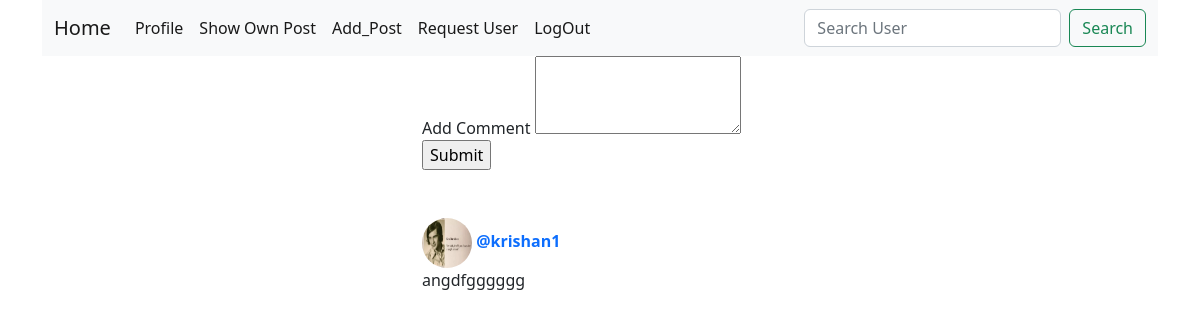
Page /post/show_comments/16/ (signed in) on the earlier database version.
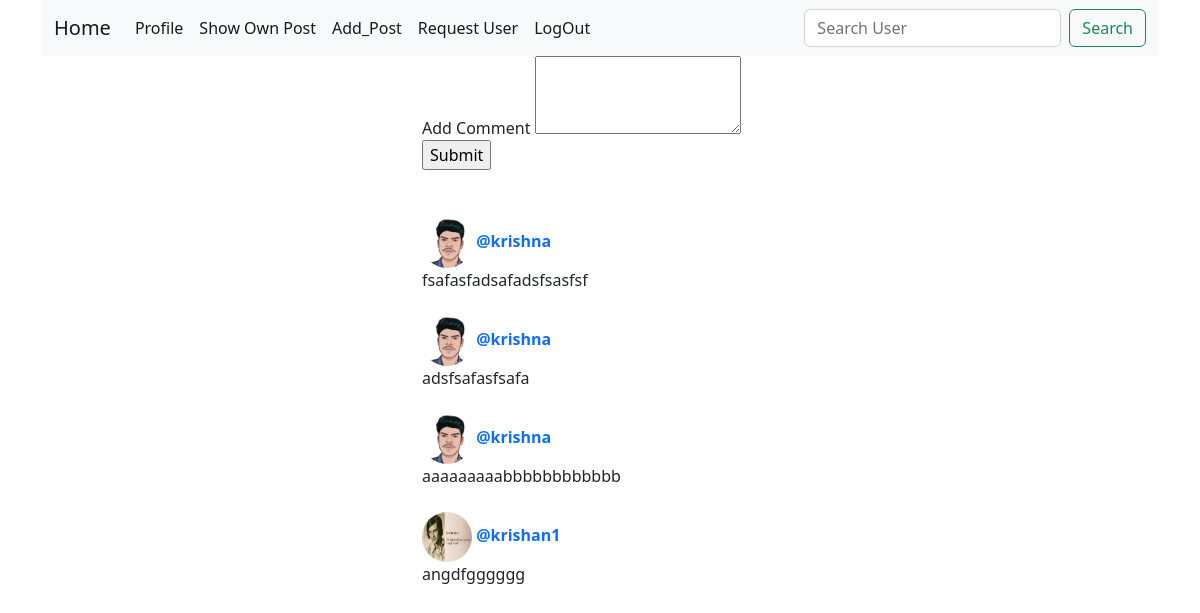
Same page on the later database version.
### post/models.py (models this page shows, shortened)
class Comment(models.Model):
    post = models.ForeignKey(Post, on_delete=models.CASCADE, related_name ='comment_user')
    comment = models.CharField(max_length=400)
    comment_user = models.ForeignKey(User, on_delete=models.CASCADE)
    comment_date = models.DateTimeField(auto_now_add=True)
    Comments = models.Manager()
    class Meta:
      ordering = ['-comment_date']

### user/models.py (models this page shows, shortened)
class User(AbstractBaseUser):
    email = models.EmailField(
        verbose_name='email address',
        max_length=255,
        unique=True,
    )
    name = models.CharField(max_length=50)
    user_name = models.CharField(max_length=50)
    user_about = models.CharField(max_length=200, null=True, blank=True)
    image = models.ImageField( default='default.png'   ,upload_to='image/profile/'+ str(datetime.datetime.now()).replace(' ', '-') )
    is_active = models.BooleanField(default=True)
    is_admin = models.BooleanField(default=False)
    objects = CustomUserManager()
    USERNAME_FIELD = 'email'
    REQUIRED_FIELDS = ['name', 'user_name']

### post/views.py (the view, shortened to what this page needs)
# urls.py: path('show_comments/<int:post_id>/', views.CommentView.as_view(), name='show_comments' ),
class CommentView(LoginRequiredMixin, View):
        login_url = 'sign_in'
        def get(self,request, post_id):
            post_instance = Post.Posts.get(id=post_id)
            comment_query_set = Comment.Comments.filter(post=post_instance)
            data = {'comment_query_set': comment_query_set, 'post_id' : post_id, }
            return render(request, 'post/show_comments.html', context=data)

### post/templates/post/show_comments.html (shortened to what this page needs)
{% extends 'base.html'%}
{% load static %}
{% block css  %}
   {{ block.super }}
   <link rel="stylesheet"  href="{% static 'user/css/custom.css' %}" type="text/css" />
{% endblock css %}
{% block content %}
<div class=row>
            <div class=col-md-4> </div>
            <div class=col-md-4>
   <form action="{% url 'show_comments' post_id %}", method="POST"  novalidate  >
                <label> Add Comment </label>
                 <textarea name="comment" id="" cols="20" rows="3" placeholder="Add Comment"> </textarea> <br>
                <input type="submit" value="Submit">
               </form> <br> <br>
               {% if comment_query_set %}
                   {% for comment_instance in comment_query_set %}
                      <div>
                        <b>
                                <a href="{% url  'show_user_profile' comment_instance.comment_user.user_name %}" style="text-decoration: none" >
                                  {% if  comment_instance.comment_user.image %}
                                          <img src=" {{ comment_instance.comment_user.image.url }}" alt="Avatar"   class="profile_pic"  >
                                      {% endif %}
                                          @{{ comment_instance.comment_user.user_name }}
                               </a>
                        </b>     <br>  {{ comment_instance.comment }}  <br>  <br>
                      </div>
                    {% endfor %}
               {% endif %}
            </div>
            <div class=col-md-4> </div>
   </div>
{% endblock content %}

Differences in the rows shown:
added Comment: comment_user.image (picture), comment_user.user_name "krishna", comment "fsafasfadsafadsfsasfsf"
added Comment: comment_user.image (picture), comment_user.user_name "krishna", comment "adsfsafasfsafa"
added Comment: comment_user.image (picture), comment_user.user_name "krishna", comment "aaaaaaaaabbbbbbbbbbbb"
